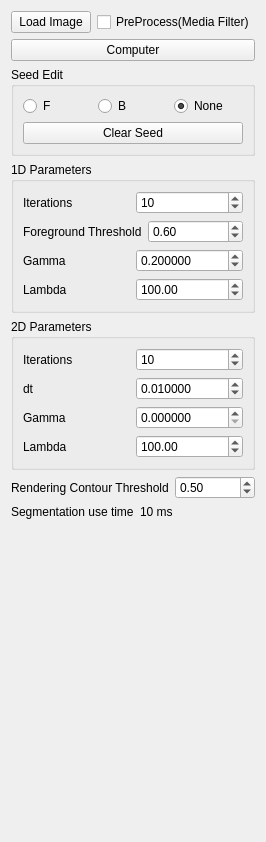
<?xml version="1.0" encoding="UTF-8"?>
<ui version="4.0">
 <class>ToolForm</class>
 <widget class="QWidget" name="ToolForm">
  <property name="geometry">
   <rect>
    <x>0</x>
    <y>0</y>
    <width>242</width>
    <height>842</height>
   </rect>
  </property>
  <property name="windowTitle">
   <string>Form</string>
  </property>
  <layout class="QVBoxLayout" name="verticalLayout_5">
   <item>
    <layout class="QVBoxLayout" name="verticalLayout_4">
     <item>
      <layout class="QHBoxLayout" name="horizontalLayout_12">
       <item>
        <widget class="QPushButton" name="loadBtn">
         <property name="text">
          <string>Load Image</string>
         </property>
        </widget>
       </item>
       <item>
        <widget class="QCheckBox" name="preProcessCbox">
         <property name="text">
          <string>PreProcess(Media Filter)</string>
         </property>
        </widget>
       </item>
      </layout>
     </item>
     <item>
      <widget class="QPushButton" name="computerBtn">
       <property name="text">
        <string>Computer</string>
       </property>
      </widget>
     </item>
     <item>
      <widget class="QGroupBox" name="groupBox_3">
       <property name="title">
        <string>Seed Edit</string>
       </property>
       <layout class="QVBoxLayout" name="verticalLayout_3">
        <item>
         <layout class="QHBoxLayout" name="horizontalLayout_11">
          <item>
           <widget class="QRadioButton" name="fRadioButton">
            <property name="text">
             <string>F</string>
            </property>
           </widget>
          </item>
          <item>
           <widget class="QRadioButton" name="bRadioButton">
            <property name="text">
             <string>B</string>
            </property>
           </widget>
          </item>
          <item>
           <widget class="QRadioButton" name="noneRadioButton">
            <property name="text">
             <string>None</string>
            </property>
            <property name="checked">
             <bool>true</bool>
            </property>
           </widget>
          </item>
         </layout>
        </item>
        <item>
         <widget class="QPushButton" name="clearSeedBtn">
          <property name="text">
           <string>Clear Seed</string>
          </property>
         </widget>
        </item>
       </layout>
      </widget>
     </item>
     <item>
      <widget class="QGroupBox" name="groupBox">
       <property name="title">
        <string>1D Parameters</string>
       </property>
       <layout class="QVBoxLayout" name="verticalLayout">
        <item>
         <layout class="QHBoxLayout" name="horizontalLayout_2">
          <item>
           <widget class="QLabel" name="label">
            <property name="text">
             <string>Iterations</string>
            </property>
           </widget>
          </item>
          <item>
           <widget class="QSpinBox" name="iteration1D">
            <property name="value">
             <number>10</number>
            </property>
           </widget>
          </item>
         </layout>
        </item>
        <item>
         <layout class="QHBoxLayout" name="horizontalLayout_3">
          <item>
           <widget class="QLabel" name="label_2">
            <property name="text">
             <string>Foreground Threshold</string>
            </property>
           </widget>
          </item>
          <item>
           <widget class="QDoubleSpinBox" name="foreThreshold1D">
            <property name="maximum">
             <double>1.000000000000000</double>
            </property>
            <property name="singleStep">
             <double>0.100000000000000</double>
            </property>
            <property name="value">
             <double>0.600000000000000</double>
            </property>
           </widget>
          </item>
         </layout>
        </item>
        <item>
         <layout class="QHBoxLayout" name="horizontalLayout_4">
          <item>
           <widget class="QLabel" name="label_3">
            <property name="text">
             <string>Gamma</string>
            </property>
           </widget>
          </item>
          <item>
           <widget class="QDoubleSpinBox" name="gamma1D">
            <property name="decimals">
             <number>6</number>
            </property>
            <property name="maximum">
             <double>10.000000000000000</double>
            </property>
            <property name="singleStep">
             <double>0.000100000000000</double>
            </property>
            <property name="value">
             <double>0.200000000000000</double>
            </property>
           </widget>
          </item>
         </layout>
        </item>
        <item>
         <layout class="QHBoxLayout" name="horizontalLayout">
          <item>
           <widget class="QLabel" name="label_10">
            <property name="text">
             <string>Lambda</string>
            </property>
           </widget>
          </item>
          <item>
           <widget class="QDoubleSpinBox" name="lambda1D">
            <property name="maximum">
             <double>1000.000000000000000</double>
            </property>
            <property name="value">
             <double>100.000000000000000</double>
            </property>
           </widget>
          </item>
         </layout>
        </item>
       </layout>
      </widget>
     </item>
     <item>
      <widget class="QGroupBox" name="groupBox_2">
       <property name="title">
        <string>2D Parameters</string>
       </property>
       <layout class="QVBoxLayout" name="verticalLayout_2">
        <item>
         <layout class="QHBoxLayout" name="horizontalLayout_5">
          <item>
           <widget class="QLabel" name="label_4">
            <property name="text">
             <string>Iterations</string>
            </property>
           </widget>
          </item>
          <item>
           <widget class="QSpinBox" name="iteration2D">
            <property name="maximum">
             <number>200</number>
            </property>
            <property name="value">
             <number>10</number>
            </property>
           </widget>
          </item>
         </layout>
        </item>
        <item>
         <layout class="QHBoxLayout" name="horizontalLayout_6">
          <item>
           <widget class="QLabel" name="label_5">
            <property name="text">
             <string>dt</string>
            </property>
           </widget>
          </item>
          <item>
           <widget class="QDoubleSpinBox" name="dt2D">
            <property name="decimals">
             <number>6</number>
            </property>
            <property name="singleStep">
             <double>0.001000000000000</double>
            </property>
            <property name="value">
             <double>0.010000000000000</double>
            </property>
           </widget>
          </item>
         </layout>
        </item>
        <item>
         <layout class="QHBoxLayout" name="horizontalLayout_7">
          <item>
           <widget class="QLabel" name="label_6">
            <property name="text">
             <string>Gamma</string>
            </property>
           </widget>
          </item>
          <item>
           <widget class="QDoubleSpinBox" name="gamma2D">
            <property name="decimals">
             <number>6</number>
            </property>
           </widget>
          </item>
         </layout>
        </item>
        <item>
         <layout class="QHBoxLayout" name="horizontalLayout_8">
          <item>
           <widget class="QLabel" name="label_7">
            <property name="text">
             <string>Lambda</string>
            </property>
           </widget>
          </item>
          <item>
           <widget class="QDoubleSpinBox" name="labmda2D">
            <property name="maximum">
             <double>1000.000000000000000</double>
            </property>
            <property name="value">
             <double>100.000000000000000</double>
            </property>
           </widget>
          </item>
         </layout>
        </item>
       </layout>
      </widget>
     </item>
     <item>
      <layout class="QHBoxLayout" name="horizontalLayout_9">
       <item>
        <widget class="QLabel" name="label_9">
         <property name="text">
          <string>Rendering Contour Threshold</string>
         </property>
        </widget>
       </item>
       <item>
        <widget class="QDoubleSpinBox" name="renderContourThreshold">
         <property name="maximum">
          <double>1.000000000000000</double>
         </property>
         <property name="singleStep">
          <double>0.100000000000000</double>
         </property>
         <property name="value">
          <double>0.500000000000000</double>
         </property>
        </widget>
       </item>
      </layout>
     </item>
     <item>
      <layout class="QHBoxLayout" name="horizontalLayout_10">
       <item>
        <widget class="QLabel" name="label_8">
         <property name="text">
          <string>Segmentation use time</string>
         </property>
        </widget>
       </item>
       <item>
        <widget class="QLabel" name="computeTime">
         <property name="text">
          <string>10 ms</string>
         </property>
        </widget>
       </item>
      </layout>
     </item>
     <item>
      <spacer name="verticalSpacer">
       <property name="orientation">
        <enum>Qt::Vertical</enum>
       </property>
       <property name="sizeHint" stdset="0">
        <size>
         <width>158</width>
         <height>40</height>
        </size>
       </property>
      </spacer>
     </item>
    </layout>
   </item>
  </layout>
 </widget>
 <resources/>
 <connections/>
</ui>
